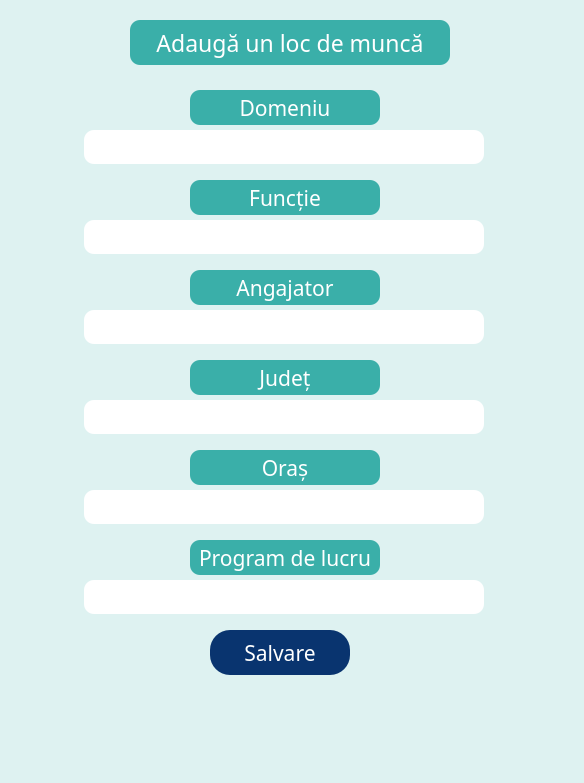
<?xml version="1.0" encoding="UTF-8"?>
<ui version="4.0">
 <class>formular_adaugare_job</class>
 <widget class="QDialog" name="formular_adaugare_job">
  <property name="geometry">
   <rect>
    <x>0</x>
    <y>0</y>
    <width>584</width>
    <height>783</height>
   </rect>
  </property>
  <property name="windowTitle">
   <string>Dialog</string>
  </property>
  <property name="styleSheet">
   <string notr="true">background-color: rgb(222, 242, 241);</string>
  </property>
  <widget class="QLabel" name="label_email">
   <property name="geometry">
    <rect>
     <x>130</x>
     <y>20</y>
     <width>320</width>
     <height>45</height>
    </rect>
   </property>
   <property name="font">
    <font>
     <family>New Roman</family>
     <pointsize>-1</pointsize>
     <italic>false</italic>
     <bold>false</bold>
     <underline>false</underline>
     <strikeout>false</strikeout>
     <kerning>true</kerning>
    </font>
   </property>
   <property name="styleSheet">
    <string notr="true">background-color: rgb(58, 175, 169);
color: white;
border-radius: 10px;
font: Times New Roman;
font-size: 23px;</string>
   </property>
   <property name="text">
    <string>Adaugă un loc de muncă</string>
   </property>
   <property name="alignment">
    <set>Qt::AlignCenter</set>
   </property>
  </widget>
  <widget class="QLabel" name="label_email_2">
   <property name="geometry">
    <rect>
     <x>190</x>
     <y>90</y>
     <width>190</width>
     <height>35</height>
    </rect>
   </property>
   <property name="font">
    <font>
     <family>New Roman</family>
     <pointsize>-1</pointsize>
     <italic>false</italic>
     <bold>false</bold>
     <underline>false</underline>
     <strikeout>false</strikeout>
     <kerning>true</kerning>
    </font>
   </property>
   <property name="styleSheet">
    <string notr="true">background-color: rgb(58, 175, 169);
color: white;
border-radius: 10px;
font: Times New Roman;
font-size: 21px;</string>
   </property>
   <property name="text">
    <string>Domeniu</string>
   </property>
   <property name="alignment">
    <set>Qt::AlignCenter</set>
   </property>
  </widget>
  <widget class="QLineEdit" name="lineEdit_domeniu">
   <property name="geometry">
    <rect>
     <x>84</x>
     <y>130</y>
     <width>400</width>
     <height>34</height>
    </rect>
   </property>
   <property name="styleSheet">
    <string notr="true">background-color: white;
border-radius: 10px;</string>
   </property>
  </widget>
  <widget class="QPushButton" name="pushButton_salvare">
   <property name="geometry">
    <rect>
     <x>210</x>
     <y>630</y>
     <width>140</width>
     <height>45</height>
    </rect>
   </property>
   <property name="font">
    <font>
     <family>New Roman</family>
     <pointsize>-1</pointsize>
     <italic>false</italic>
     <bold>false</bold>
    </font>
   </property>
   <property name="cursor">
    <cursorShape>PointingHandCursor</cursorShape>
   </property>
   <property name="styleSheet">
    <string notr="true">background-color: rgb(9, 52, 111);
color: white;
font-size: 21px;
border-style: outset;
border-radius: 20px;
font: Times New Roman;</string>
   </property>
   <property name="text">
    <string>Salvare</string>
   </property>
  </widget>
  <widget class="QLineEdit" name="lineEdit_functie">
   <property name="geometry">
    <rect>
     <x>84</x>
     <y>220</y>
     <width>400</width>
     <height>34</height>
    </rect>
   </property>
   <property name="styleSheet">
    <string notr="true">background-color: white;
border-radius: 10px;</string>
   </property>
  </widget>
  <widget class="QLabel" name="label_functie">
   <property name="geometry">
    <rect>
     <x>190</x>
     <y>180</y>
     <width>190</width>
     <height>35</height>
    </rect>
   </property>
   <property name="font">
    <font>
     <family>New Roman</family>
     <pointsize>-1</pointsize>
     <italic>false</italic>
     <bold>false</bold>
     <underline>false</underline>
     <strikeout>false</strikeout>
     <kerning>true</kerning>
    </font>
   </property>
   <property name="styleSheet">
    <string notr="true">background-color: rgb(58, 175, 169);
color: white;
border-radius: 10px;
font: Times New Roman;
font-size: 21px;</string>
   </property>
   <property name="text">
    <string>Funcție</string>
   </property>
   <property name="alignment">
    <set>Qt::AlignCenter</set>
   </property>
  </widget>
  <widget class="QLineEdit" name="lineEdit_angajator">
   <property name="geometry">
    <rect>
     <x>84</x>
     <y>310</y>
     <width>400</width>
     <height>34</height>
    </rect>
   </property>
   <property name="styleSheet">
    <string notr="true">background-color: white;
border-radius: 10px;</string>
   </property>
  </widget>
  <widget class="QLabel" name="label_angajator">
   <property name="geometry">
    <rect>
     <x>190</x>
     <y>270</y>
     <width>190</width>
     <height>35</height>
    </rect>
   </property>
   <property name="font">
    <font>
     <family>New Roman</family>
     <pointsize>-1</pointsize>
     <italic>false</italic>
     <bold>false</bold>
     <underline>false</underline>
     <strikeout>false</strikeout>
     <kerning>true</kerning>
    </font>
   </property>
   <property name="styleSheet">
    <string notr="true">background-color: rgb(58, 175, 169);
color: white;
border-radius: 10px;
font: Times New Roman;
font-size: 21px;</string>
   </property>
   <property name="text">
    <string>Angajator</string>
   </property>
   <property name="alignment">
    <set>Qt::AlignCenter</set>
   </property>
  </widget>
  <widget class="QLineEdit" name="lineEdit_judet">
   <property name="geometry">
    <rect>
     <x>84</x>
     <y>400</y>
     <width>400</width>
     <height>34</height>
    </rect>
   </property>
   <property name="styleSheet">
    <string notr="true">background-color: white;
border-radius: 10px;</string>
   </property>
  </widget>
  <widget class="QLabel" name="label_judet">
   <property name="geometry">
    <rect>
     <x>190</x>
     <y>360</y>
     <width>190</width>
     <height>35</height>
    </rect>
   </property>
   <property name="font">
    <font>
     <family>New Roman</family>
     <pointsize>-1</pointsize>
     <italic>false</italic>
     <bold>false</bold>
     <underline>false</underline>
     <strikeout>false</strikeout>
     <kerning>true</kerning>
    </font>
   </property>
   <property name="styleSheet">
    <string notr="true">background-color: rgb(58, 175, 169);
color: white;
border-radius: 10px;
font: Times New Roman;
font-size: 21px;</string>
   </property>
   <property name="text">
    <string>Județ</string>
   </property>
   <property name="alignment">
    <set>Qt::AlignCenter</set>
   </property>
  </widget>
  <widget class="QLineEdit" name="lineEdit_oras">
   <property name="geometry">
    <rect>
     <x>84</x>
     <y>490</y>
     <width>400</width>
     <height>34</height>
    </rect>
   </property>
   <property name="styleSheet">
    <string notr="true">background-color: white;
border-radius: 10px;</string>
   </property>
  </widget>
  <widget class="QLabel" name="label_oras">
   <property name="geometry">
    <rect>
     <x>190</x>
     <y>450</y>
     <width>190</width>
     <height>35</height>
    </rect>
   </property>
   <property name="font">
    <font>
     <family>New Roman</family>
     <pointsize>-1</pointsize>
     <italic>false</italic>
     <bold>false</bold>
     <underline>false</underline>
     <strikeout>false</strikeout>
     <kerning>true</kerning>
    </font>
   </property>
   <property name="styleSheet">
    <string notr="true">background-color: rgb(58, 175, 169);
color: white;
border-radius: 10px;
font: Times New Roman;
font-size: 21px;</string>
   </property>
   <property name="text">
    <string>Oraș</string>
   </property>
   <property name="alignment">
    <set>Qt::AlignCenter</set>
   </property>
  </widget>
  <widget class="QLineEdit" name="lineEdit_program">
   <property name="geometry">
    <rect>
     <x>84</x>
     <y>580</y>
     <width>400</width>
     <height>34</height>
    </rect>
   </property>
   <property name="styleSheet">
    <string notr="true">background-color: white;
border-radius: 10px;</string>
   </property>
  </widget>
  <widget class="QLabel" name="label_program">
   <property name="geometry">
    <rect>
     <x>190</x>
     <y>540</y>
     <width>190</width>
     <height>35</height>
    </rect>
   </property>
   <property name="font">
    <font>
     <family>New Roman</family>
     <pointsize>-1</pointsize>
     <italic>false</italic>
     <bold>false</bold>
     <underline>false</underline>
     <strikeout>false</strikeout>
     <kerning>true</kerning>
    </font>
   </property>
   <property name="styleSheet">
    <string notr="true">background-color: rgb(58, 175, 169);
color: white;
border-radius: 10px;
font: Times New Roman;
font-size: 21px;</string>
   </property>
   <property name="text">
    <string>Program de lucru</string>
   </property>
   <property name="alignment">
    <set>Qt::AlignCenter</set>
   </property>
  </widget>
  <widget class="QLabel" name="label_program_2">
   <property name="geometry">
    <rect>
     <x>180</x>
     <y>690</y>
     <width>211</width>
     <height>81</height>
    </rect>
   </property>
   <property name="font">
    <font>
     <family>New Roman</family>
     <italic>false</italic>
     <bold>false</bold>
     <underline>false</underline>
     <strikeout>false</strikeout>
     <kerning>true</kerning>
    </font>
   </property>
   <property name="styleSheet">
    <string notr="true"/>
   </property>
   <property name="text">
    <string/>
   </property>
   <property name="pixmap">
    <pixmap>../PROIECT/logo_mic.png</pixmap>
   </property>
   <property name="alignment">
    <set>Qt::AlignCenter</set>
   </property>
  </widget>
 </widget>
 <resources/>
 <connections/>
</ui>
